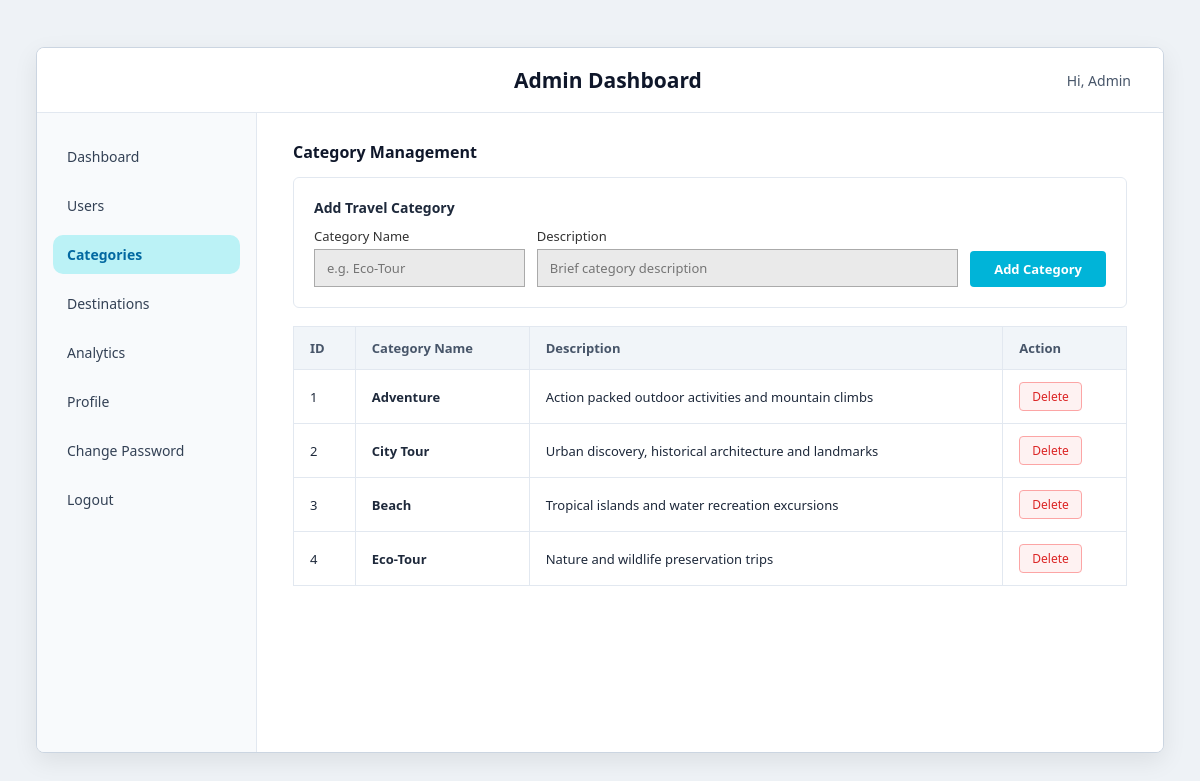
Before: /views/admin/adminDashboard.php?view=categories (signed in) with the older database file.
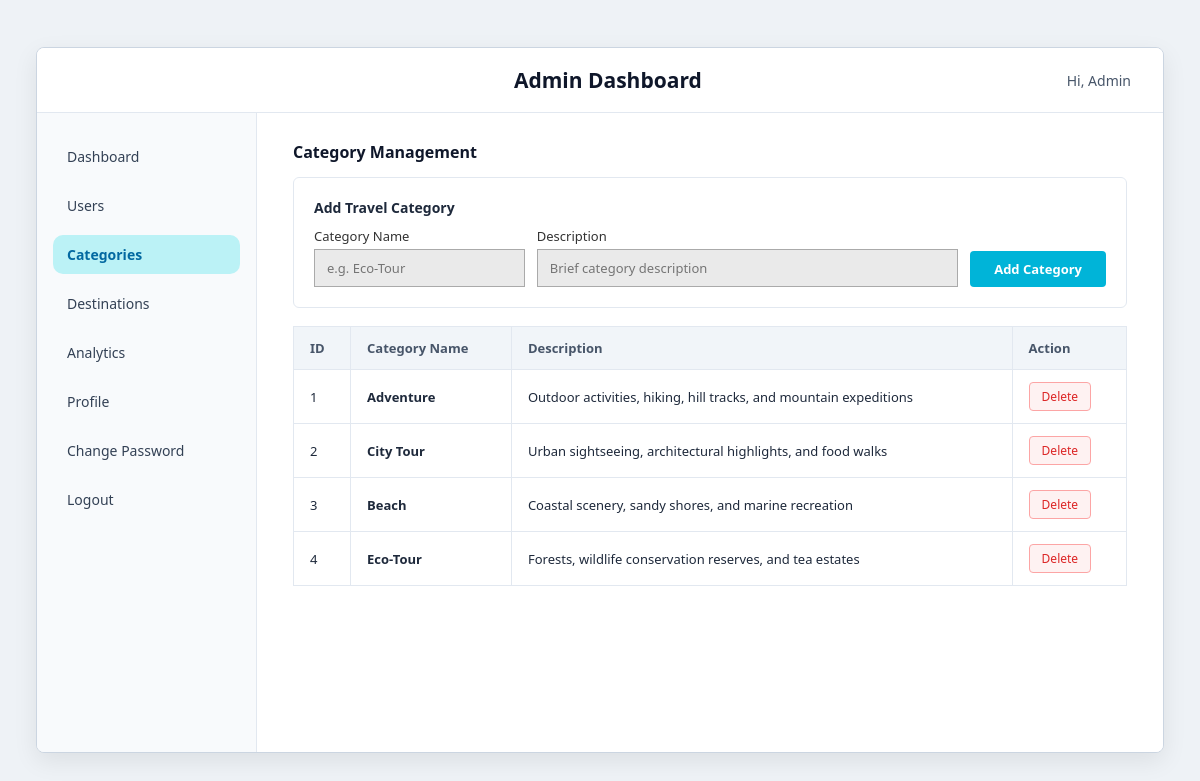
After: the same page with the newer database file.
### tables this page shows
CREATE TABLE `CATEGORY` (
  `ID` INT(11) NOT NULL AUTO_INCREMENT,
  `Name` VARCHAR(100) NOT NULL,
  `Description` TEXT DEFAULT NULL,
  PRIMARY KEY (`ID`)
);

### views/admin/adminDashboard.php (the view, shortened to what this page needs)
<?php
$conn = dbConnection();
$view = $_GET['view'] ?? 'dashboard';
$uCount = mysqli_fetch_assoc(mysqli_query($conn, "SELECT COUNT(*) as c FROM `USER`"))['c'];
$bCount = mysqli_fetch_assoc(mysqli_query($conn, "SELECT COUNT(*) as c FROM `BOOKING`"))['c'];
$pCount = mysqli_fetch_assoc(mysqli_query($conn, "SELECT COUNT(*) as c FROM `TOUR_PACKAGE`"))['c'];
$cCount = mysqli_fetch_assoc(mysqli_query($conn, "SELECT COUNT(*) as c FROM `CATEGORY`"))['c'];
$dCount = mysqli_fetch_assoc(mysqli_query($conn, "SELECT COUNT(*) as c FROM `DESTINATION`"))['c'];
$apprCount = mysqli_fetch_assoc(mysqli_query($conn, "SELECT COUNT(*) as c FROM `BOOKING` WHERE Status='Approved'"))['c'];
$pendCount = mysqli_fetch_assoc(mysqli_query($conn, "SELECT COUNT(*) as c FROM `BOOKING` WHERE Status='Pending'"))['c'];
$compCount = mysqli_fetch_assoc(mysqli_query($conn, "SELECT COUNT(*) as c FROM `BOOKING` WHERE Status='Completed'"))['c'];
$rejcCount = mysqli_fetch_assoc(mysqli_query($conn, "SELECT COUNT(*) as c FROM `BOOKING` WHERE Status='Rejected'"))['c'] ?? 0;
$pendPct = ($bCount > 0) ? round(($pendCount / $bCount) * 100, 1) : 0;
$apprPct = ($bCount > 0) ? round(($apprCount / $bCount) * 100, 1) : 0;
$compPct = ($bCount > 0) ? round(($compCount / $bCount) * 100, 1) : 0;
$rejcPct = ($bCount > 0) ? round(($rejcCount / $bCount) * 100, 1) : 0;
?>
<!DOCTYPE html>
<html lang="en">
<head>
    <link rel="stylesheet" href="../../assets/css/dashboard.css?v=<?php echo time(); ?>">
</head>
<body>
<div class="dashboard-container">
    <div class="top-nav">
        <h2>Admin Dashboard</h2>
        <div style="display: flex; align-items: center; gap: 8px;">
            <span class="user-greeting">Hi, Admin</span>
        </div>
    </div>
    <div class="main-body">
        <div class="sidebar">
            <ul>
                <li class="<?php echo ($view === 'dashboard') ? 'active' : ''; ?>">
                    <a href="adminDashboard.php?view=dashboard">Dashboard</a>
                </li>
                <li class="<?php echo ($view === 'users') ? 'active' : ''; ?>">
                    <a href="adminDashboard.php?view=users">Users</a>
                </li>
                <li class="<?php echo ($view === 'categories') ? 'active' : ''; ?>">
                    <a href="adminDashboard.php?view=categories">Categories</a>
                </li>
                <li class="<?php echo ($view === 'destinations') ? 'active' : ''; ?>">
                    <a href="adminDashboard.php?view=destinations">Destinations</a>
                </li>
                <li class="<?php echo ($view === 'analytics') ? 'active' : ''; ?>">
                    <a href="adminDashboard.php?view=analytics">Analytics</a>
                </li>
                <li class="<?php echo ($view === 'profile') ? 'active' : ''; ?>">
                    <a href="adminDashboard.php?view=profile">Profile</a>
                </li>
                <li class="<?php echo ($view === 'password') ? 'active' : ''; ?>">
                    <a href="adminDashboard.php?view=password">Change Password</a>
                </li>
                <li>
                    <button id="logoutBtn">Logout</button>
                </li>
            </ul>
        </div>
        <div class="content">
            <?php if ($view === 'dashboard'): ?>
                <div class="metric-grid">
                    <div class="metric-card">
                        <span>Users</span>
                        <h1 class="color-blue"><?php echo $uCount; ?></h1>
                    </div>
                    <div class="metric-card">
                        <span>Bookings</span>
                        <h1 class="color-green"><?php echo $bCount; ?></h1>
                    </div>
                    <div class="metric-card">
                        <span>Packages</span>
                        <h1 class="color-yellow"><?php echo $pCount; ?></h1>
                    </div>
                    <div class="metric-card">
                        <span>Categories</span>
                        <h1 class="color-green"><?php echo $cCount; ?></h1>
                    </div>
                    <div class="metric-card">
                        <span>Destinations</span>
                        <h1 class="color-red"><?php echo $dCount; ?></h1>
                    </div>
                </div>
                <div class="two-col-layout">
                    <div class="bordered-box">
                        <h3 style="font-size:15px; margin-bottom:12px;">Bookings Overview</h3>
                        <p style="margin-bottom:8px; font-size:13px;">Total Bookings: <strong><?php echo $bCount; ?></strong></p>
                        <p style="margin-bottom:8px; font-size:13px;">Approved: <strong style="color:#2ed573;"><?php echo $apprCount; ?></strong></p>
                        <p style="margin-bottom:8px; font-size:13px;">Pending: <strong style="color:#ffa502;"><?php echo $pendCount; ?></strong></p>
                        <p style="margin-bottom:8px; font-size:13px;">Completed: <strong style="color:#2e66e7;"><?php echo $compCount; ?></strong></p>
                    </div>
                    <div class="bordered-box">
                        <h3 style="font-size:15px; margin-bottom:12px;">Top Destinations</h3>
                        <ol style="font-size:13px; line-height:1.8; margin-left:18px;">
                            <li>Cox's Bazar (200 bookings)</li>
                            <li>Sajek (156 bookings)</li>
                            <li>Sylhet (125 bookings)</li>
                        </ol>
                        <h4 style="font-size:14px; margin-top:15px; margin-bottom:8px;">Bookings by Status</h4>
                        <ul style="list-style:none; font-size:12px; line-height:1.8;">
                            <li><span style="color:#ffa502;">■</span> Pending (<?php echo $pendPct; ?>%)</li>
                            <li><span style="color:#2ed573;">■</span> Approved (<?php echo $apprPct; ?>%)</li>
                            <li><span style="color:#2e66e7;">■</span> Completed (<?php echo $compPct; ?>%)</li>
                            <li><span style="color:#ff4757;">■</span> Rejected (<?php echo $rejcPct; ?>%)</li>
                        </ul>
                    </div>
                </div>
            <?php elseif ($view === 'categories'): ?>
                <div class="section-header">
                    <h3>Category Management</h3>
                </div>
                <div class="bordered-box" style="margin-bottom:18px;">
                    <h4 style="font-size:14px; margin-bottom:10px;">Add Travel Category</h4>
                    <form action="adminDashboard.php?view=categories" method="POST" style="display:flex; gap:12px; align-items:flex-end;">
                        <div class="form-group" style="flex:1; margin-bottom:0;">
                            <label>Category Name</label>
                            <input type="text" name="name" placeholder="e.g. Eco-Tour" required>
                        </div>
                        <div class="form-group" style="flex:2; margin-bottom:0;">
                            <label>Description</label>
                            <input type="text" name="description" placeholder="Brief category description" required>
                        </div>
                        <button type="submit" class="btn-cyan">Add Category</button>
                    </form>
                </div>
                <table class="custom-table">
                    <thead>
                        <tr>
                            <th>ID</th>
                            <th>Category Name</th>
                            <th>Description</th>
                            <th>Action</th>
                        </tr>
                    </thead>
                    <tbody>
                        <?php
                        $cats = mysqli_query($conn, "SELECT * FROM `CATEGORY` ORDER BY ID ASC");
                        while ($c = mysqli_fetch_assoc($cats)):
                        ?>
                        <tr>
                            <td><?php echo $c['ID']; ?></td>
                            <td><strong><?php echo htmlspecialchars($c['Name']); ?></strong></td>
                            <td><?php echo htmlspecialchars($c['Description']); ?></td>
                            <td>
                                <form action="adminDashboard.php?view=categories" method="POST" style="display:inline;" onsubmit="return confirm('Delete this category?');">
                                    <button type="submit" class="btn-sm btn-reject">Delete</button>
                                </form>
                            </td>
                        </tr>
                        <?php endwhile; ?>
                    </tbody>
                </table>
            <?php endif; ?>
        </div>
    </div>
</div>
</body>
</html>

### assets/css/dashboard.css (style rules this page uses)
* { box-sizing: border-box; margin: 0; padding: 0; font-family: 'Segoe UI', Tahoma, Geneva, Verdana, sans-serif; }
body { background-color: #eef2f6; color: #1e293b; display: flex; justify-content: center; align-items: center; min-height: 100vh; padding: 24px 0; }
.form-group { margin-bottom: 14px; }
.form-group label { display: block; font-size: 13px; color: #333333; margin-bottom: 4px; }
.form-group input, .form-group select { width: 100%; padding: 9px 12px; border: 1px solid #aaaaaa; background-color: #eaeaea; border-radius: 0; font-size: 13px; outline: none; }
.dashboard-container { width: 94%; max-width: 1440px; min-height: 88vh; background: #ffffff; border: 1px solid #cbd5e1; box-shadow: 0 8px 24px rgba(0, 0, 0, 0.08); display: flex; flex-direction: column; border-radius: 8px; overflow: hidden; margin: 0 auto; }
.top-nav { display: flex; justify-content: space-between; align-items: center; border-bottom: 1px solid #e2e8f0; padding: 18px 32px; background: #ffffff; }
.top-nav h2 { font-size: 21px; font-weight: 600; flex-grow: 1; text-align: center; margin-left: 80px; color: #0f172a; }
.top-nav .user-greeting { font-size: 14px; color: #475569; font-weight: 500; }
.main-body { display: flex; flex: 1; min-height: calc(88vh - 65px); }
.sidebar { width: 220px; border-right: 1px solid #e2e8f0; background-color: #f8fafc; padding: 24px 16px; flex-shrink: 0; }
.sidebar ul { list-style: none; }
.sidebar li { margin-bottom: 10px; }
.sidebar a, .sidebar button { display: block; width: 100%; text-align: left; text-decoration: none; color: #334155; font-size: 14px; padding: 10px 14px; border: none; background: transparent; cursor: pointer; border-radius: 6px; transition: background 0.15s ease, color 0.15s ease; }
.sidebar li.active a { background-color: #bbf2f6 !important; border-radius: 10px; font-weight: 600; color: #0369a1 !important; }
.content { flex: 1; padding: 28px 36px; background: #ffffff; overflow-y: auto; }
.btn-cyan { background-color: #00b4d8; color: #ffffff; border: none; padding: 9px 24px; border-radius: 4px; cursor: pointer; font-weight: 600; font-size: 13px; transition: background 0.15s ease; }
.section-header { display: flex; justify-content: space-between; align-items: center; margin-bottom: 14px; }
.section-header h3 { font-size: 16px; font-weight: 600; color: #0f172a; }
.custom-table { width: 100%; border-collapse: collapse; margin-bottom: 28px; font-size: 13px; }
.custom-table th { background-color: #f1f5f9; padding: 12px 16px; text-align: left; font-weight: 600; color: #475569; border: 1px solid #e2e8f0; }
.custom-table td { padding: 12px 16px; border: 1px solid #e2e8f0; vertical-align: middle; }
.btn-sm { padding: 5px 12px; font-size: 12px; border-radius: 4px; cursor: pointer; text-decoration: none; display: inline-block; font-weight: 500; border: 1px solid transparent; }
.btn-reject { border-color: #fca5a5; color: #dc2626; background-color: #fef2f2; }
.bordered-box { border: 1px solid #e2e8f0; border-radius: 6px; padding: 20px; background: #ffffff; }

Changed rows visible on the page:
changed category "Adventure": Description "Action packed outdoor activities and mountain climbs" → "Outdoor activities, hiking, hill tracks, and mountain expeditions"
changed category "City Tour": Description "Urban discovery, historical architecture and landmarks" → "Urban sightseeing, architectural highlights, and food walks"
changed category "Beach": Description "Tropical islands and water recreation excursions" → "Coastal scenery, sandy shores, and marine recreation"
changed category "Eco-Tour": Description "Nature and wildlife preservation trips" → "Forests, wildlife conservation reserves, and tea estates"
